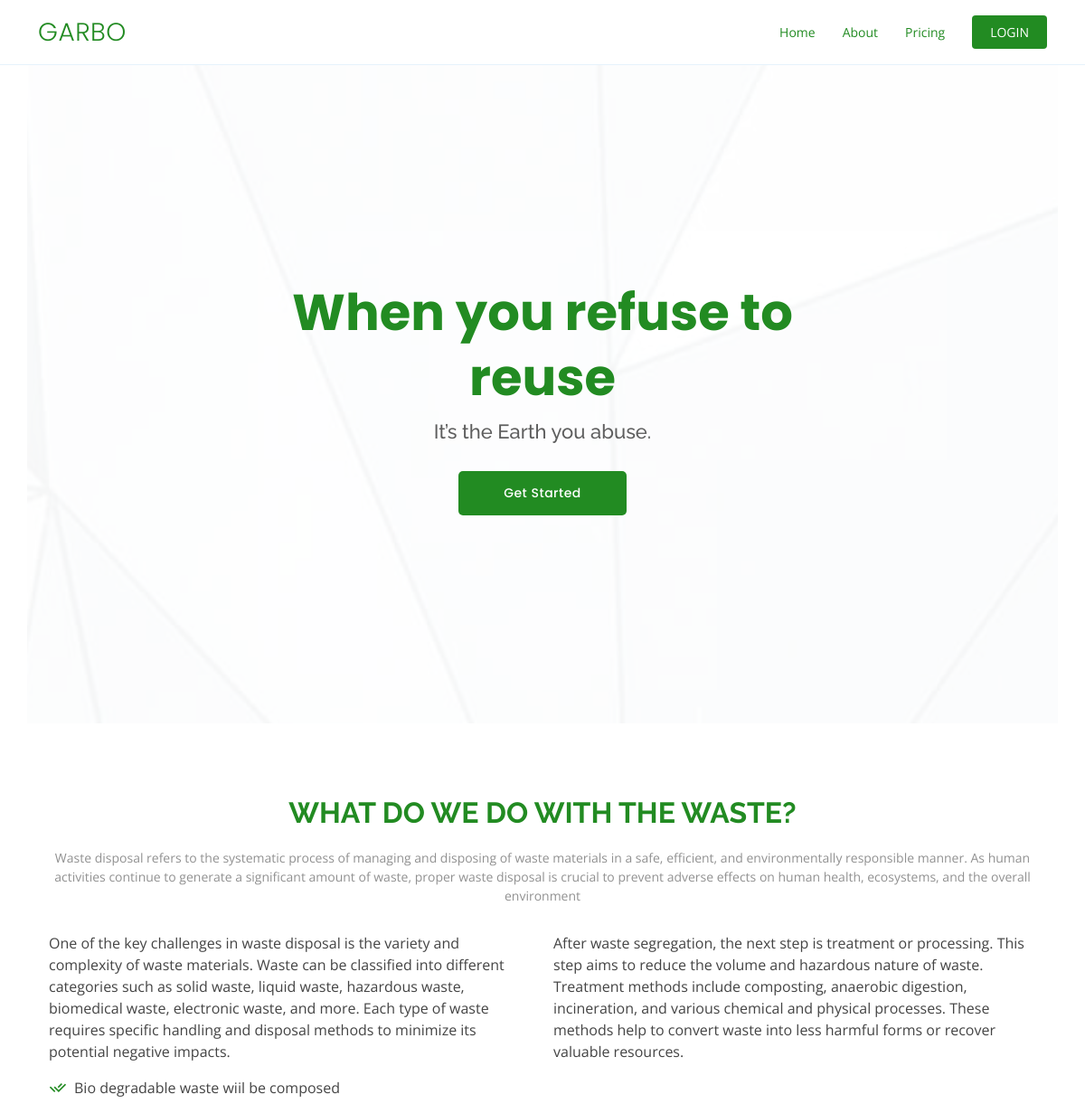
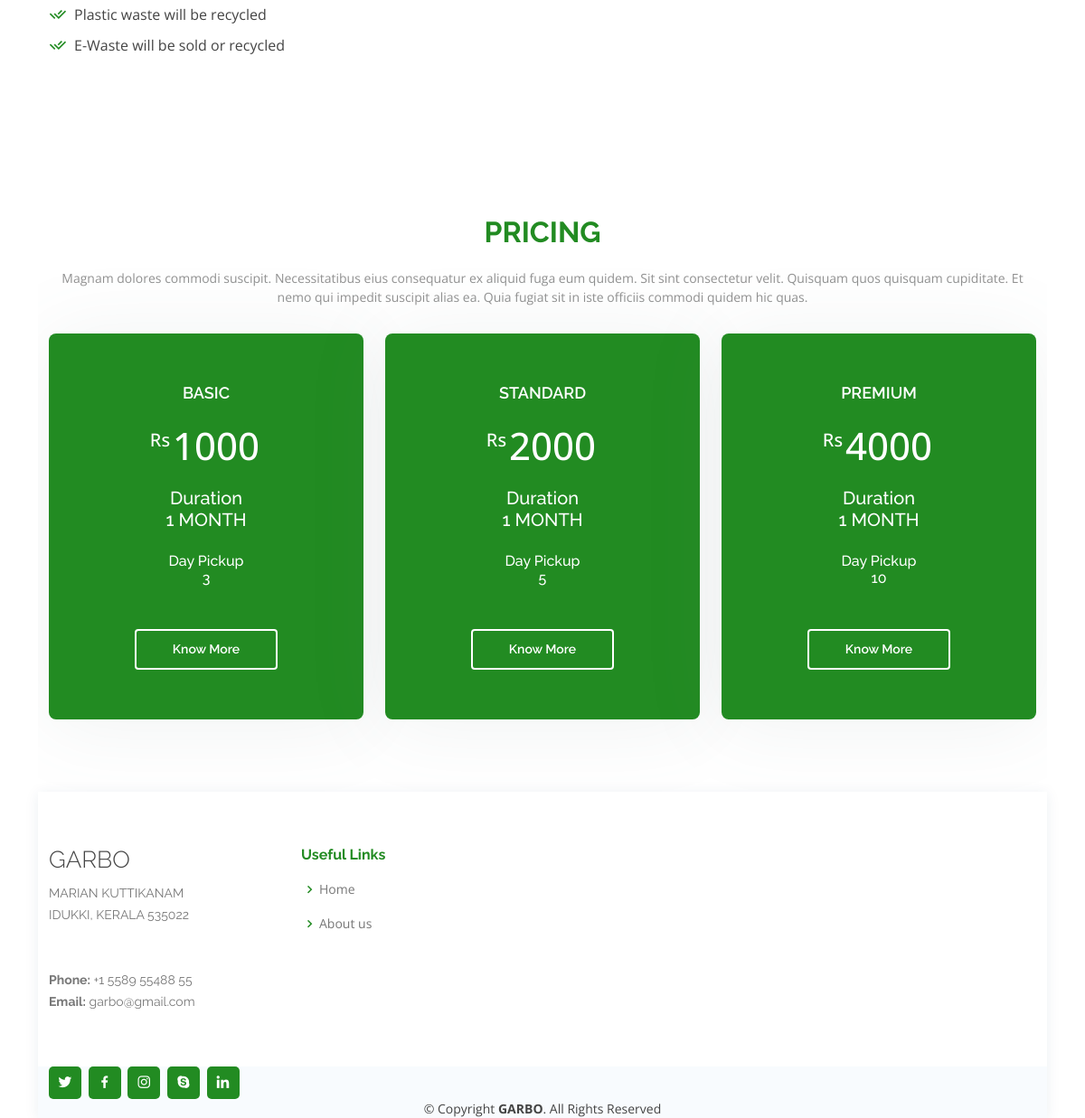
The page / on the database its author committed (2 pictures, top to bottom).
### myapp/models.py (models this page shows, shortened)
class packages(models.Model):
    pack_name = models.CharField(max_length=100)
    pack_duration = models.CharField(max_length=100)
    pack_price = models.IntegerField()
    pack_details = models.TextField()
    day_pickup = models.CharField(max_length=100)

### myapp/views.py (the view)
# urls.py: path('', views.index, name='home'),
def index(request):
    pack = packages.objects.all()
    context = {'details': pack}
    if (request.user.is_authenticated):
        if request.user.is_superuser:
            return redirect('/admin')
        else:
            return redirect('/home', {"company_info": True})
    return render(request,'./myapp/index.html',context)

### myapp/templates/myapp/index.html (shortened to what this page needs)
{% extends 'myapp/base.html' %}
{% load static %}
{% block header %}
    {% include 'myapp/header.html' %}
{% endblock %}
{% block body %}
  <section id="hero" class="d-flex align-items-center">
    <div class="container position-relative" data-aos="fade-up" data-aos-delay="100">
      <div class="row justify-content-center">
        <div class="col-xl-7 col-lg-9 text-center">
          <h1>When you refuse to reuse</h1>
          <h2> It’s the Earth you abuse.</h2>
        </div>
      </div>
      <div class="text-center">
        <a href="#about" class="btn-get-started scrollto">Get Started</a>
      </div>
      </div>
    </div>
  <main id="main">
    <section id="about" class="about">
      <div class="container" data-aos="fade-up">
        <div class="section-title">
          <h2>WHAT DO WE DO WITH THE WASTE?</h2>
          <p>
            Waste disposal refers to the systematic process of managing and disposing of waste materials in a safe, efficient, and environmentally responsible manner. As human activities continue to generate a significant amount of waste, proper waste disposal is crucial to prevent adverse effects on human health, ecosystems, and the overall environment</p>
        </div>
        <div class="row content">
          <div class="col-lg-6">
            <p>
              One of the key challenges in waste disposal is the variety and complexity of waste materials. Waste can be classified into different categories such as solid waste, liquid waste, hazardous waste, biomedical waste, electronic waste, and more. Each type of waste requires specific handling and disposal methods to minimize its potential negative impacts.
            </p>
            <ul>
              <li><i class="ri-check-double-line"></i> Bio degradable waste wiil be composed</li>
              <li><i class="ri-check-double-line"></i> Plastic waste will be recycled</li>
              <li><i class="ri-check-double-line"></i> E-Waste will be sold or recycled</li>
            </ul>
          </div>
          <div class="col-lg-6 pt-4 pt-lg-0">
            <p>
              After waste segregation, the next step is treatment or processing. This step aims to reduce the volume and hazardous nature of waste. Treatment methods include composting, anaerobic digestion, incineration, and various chemical and physical processes. These methods help to convert waste into less harmful forms or recover valuable resources.
            </p>
          </div>
        </div>
      </div>
    </section>
    <section id="pricing" class="pricing">
      <div class="container" data-aos="fade-up">
        <div class="section-title">
          <h2>Pricing</h2>
          <p>Magnam dolores commodi suscipit. Necessitatibus eius consequatur ex aliquid fuga eum quidem. Sit sint consectetur velit. Quisquam quos quisquam cupiditate. Et nemo qui impedit suscipit alias ea. Quia fugiat sit in iste officiis commodi quidem hic quas.</p>
        </div>
        <div class="row">
          {% for x in details %}
          {% if forloop.counter <= 3 %}
          <div class="col-lg-4 col-md-6 mt-4 mt-md-0" data-aos="zoom-in" data-aos-delay="100">
            <div class="box featured">
              <h3>{{x.pack_name}}</h3>
              <h4><sup>Rs</sup>{{x.pack_price}}</h4>
              <ul>
                <h5>Duration<li>{{x.pack_duration}} MONTH</li></h5>
                <h6>Day Pickup<li>{{x.day_pickup}}</li></h6>
              </ul>
              <div class="btn-wrap">
                <a  href="../price_details?id={{ x.id }}" class="btn-buy">Know More</a>
              </div>
            </div>
          </div>
          {% endif %}
          {% endfor %}
        </div>
      </div>
    </section>
  {% endblock %}
{% block about_us %}
  {% include 'myapp/about_us.html' %}
{% endblock %}

### myapp/templates/myapp/base.html (shortened to what this page needs)
<!DOCTYPE html>
{% load static %}
<html lang="en">
  <head>
    <link
      href="{% static './myapp/assets/vendor/aos/aos.css'  %}"
      rel="stylesheet"
    />
    <link
      href="{% static './myapp/assets/vendor/bootstrap/css/bootstrap.min.css'  %}"
      rel="stylesheet"
    />
    <link
      href="{% static './myapp/assets/vendor/bootstrap-icons/bootstrap-icons.css'  %}"
      rel="stylesheet"
    />
    <link
      href="{% static './myapp/assets/vendor/boxicons/css/boxicons.min.css'  %}"
      rel="stylesheet"
    />
    <link
      href="{% static './myapp/assets/vendor/glightbox/css/glightbox.min.css'  %}"
      rel="stylesheet"
    />
    <link
      href="{% static './myapp/assets/vendor/remixicon/remixicon.css'  %}"
      rel="stylesheet"
    />
    <link
      href="{% static './myapp/assets/vendor/swiper/swiper-bundle.min.css'  %}"
      rel="stylesheet"
    />
    <link
      href="{% static './myapp/assets/css/style.css'  %}"
      rel="stylesheet"
    />
  </head>
  <body>
    <div class="container min-vh-100">
      <div class="row min-vh-100">
        {% block header %}
        {% endblock %}
        {% block body %}{% endblock %}
        <footer id="footer" class="page-footer" style="margin-top: auto;">
          {% block about_us %}{% endblock %}
          <div class="container">
            <div class="social-links text-md-right">
              <a href="#" class="twitter"><i class="bx bxl-twitter"></i></a>
              <a href="#" class="facebook"><i class="bx bxl-facebook"></i></a>
              <a href="#" class="instagram"><i class="bx bxl-instagram"></i></a>
              <a href="#" class="google-plus"><i class="bx bxl-skype"></i></a>
              <a href="#" class="linkedin"><i class="bx bxl-linkedin"></i></a>
            </div>
          </div>
          <div class="container">
            <div class="text-center row">
              <div class="copyright col">
                &copy; Copyright <strong><span>GARBO</span></strong
                >. All Rights Reserved
              </div>
            </div>
          </div>
        </footer>
      </div>
  </body>
</html>

### myapp/templates/myapp/header.html (shortened to what this page needs)
<header id="header" class="fixed-top">
    <div class="container d-flex align-items-center justify-content-between">
      <h1 class="logo"><a href="{% url 'home' %}">GARBO</a></h1>
      <nav id="navbar" class="navbar">
        <ul>
          {% if user.is_authenticated %}
          <li class="dropdown"><a href="#"><span>USER</span> <i class="bi bi-chevron-down"></i></a>
              <ul>
                  <li><a href="{% url 'user_profile' %}">User Profile</a></li>
                  <li><a href="{% url 'user_logout' %}">Logout</a></li>
                </ul>
              </li>
          <!-- <li>
            <a class="getstarted scrollto" href="{% url 'user_logout' %}"
              >LOOUT</a
            >
          </li> -->
          {% else %}
          <li><a class="nav-link scrollto" href="#hero">Home</a></li>
          <li><a class="nav-link scrollto" href="#about">About</a></li>
          <li><a class="nav-link scrollto" href="#pricing">Pricing</a></li>
          <li>
            <a class="getstarted scrollto" href="{% url 'login' %}">LOGIN</a>
          </li>
          {% endif %}
        </ul>
      </nav>
    </div>
  </header>

### myapp/templates/myapp/about_us.html
<div class="footer-top">
    <div class="container">
      <div class="row">
        <div class="col-lg-3 col-md-6 footer-contact">
          <h3>GARBO</h3>
          <p>
            MARIAN KUTTIKANAM <br>
            IDUKKI, KERALA 535022<br>
             <br><br>
            <strong>Phone:</strong> +1 5589 55488 55<br>
            <strong>Email:</strong> garbo@gmail.com<br>
          </p>
        </div>
        <div class="col-lg-2 col-md-6 footer-links">
          <h4>Useful Links</h4>
          <ul>
            <li><i class="bx bx-chevron-right"></i> <a href="#">Home</a></li>
            <li><i class="bx bx-chevron-right"></i> <a href="#">About us</a></li>
          </ul>
        </div>
      </div>
    </div>
  </div>

### rows shown on the page
packages: pack_name "BASIC", pack_price "1000", pack_duration "1", day_pickup "3"
packages: pack_name "STANDARD", pack_price "2000", pack_duration "1", day_pickup "5"
packages: pack_name "PREMIUM", pack_price "4000", pack_duration "1", day_pickup "10"
